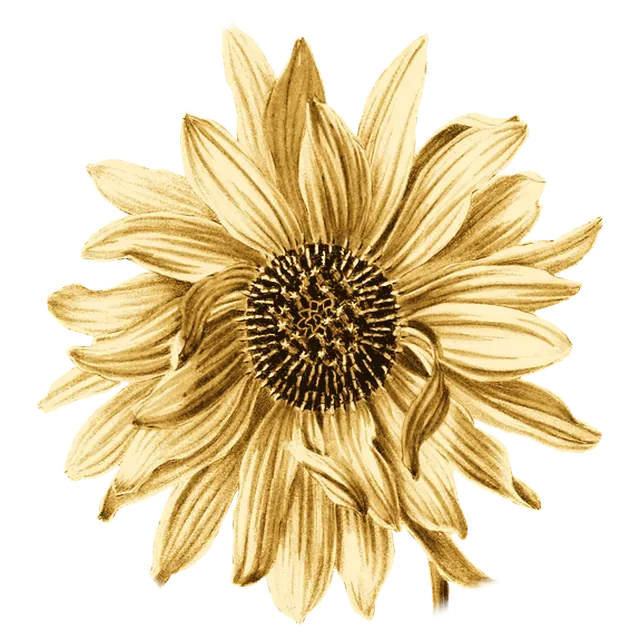
#> input picture intro-animation/assets/flowers-photos/gold/sunflower-hero-rich.webp, 640 x 640 px
$ python make_sunflower.py ../assets/flowers-photos/gold/sunflower-hero-rich.webp ../assets/flowers-photos/gold/sunflower-hero-rich.webp
#> lines starting #> are read from the running program, lines starting #| are printed output that depends on the picture; after the words box and inside, x2 and y2 are one past the last pixel; in counts of white or black regions, pixels touching at a corner belong together
### intro-animation/tools/goldmap.py
"""Gradient-map a transparent PNG to gold: the image's own light and shade become shades of gold,
transparency is kept. Several gold palettes give each flower a slightly different shade."""
import numpy as np
from PIL import Image

PALETTES = {   # dark -> light
    'rich':      ['#1E1205', '#6B4512', '#B47F2A', '#E2B95E', '#FFF0C4'],
    'champagne': ['#2E2111', '#86663A', '#C9A870', '#EBD5A2', '#FFF7E3'],
    'antique':   ['#170E05', '#553712', '#93682F', '#C49A58', '#EDD5A0'],
    'rose':      ['#22140B', '#6E4628', '#B58456', '#E0BC8E', '#FBEBD6'],
    'honey':     ['#221204', '#7A4A0E', '#C98A22', '#F0C15A', '#FFF1C8'],
}
def _hex(h): return np.array([int(h[i:i+2], 16) for i in (1, 3, 5)], dtype=np.float32)

def goldmap(im, palette='rich', contrast=1.0):
    im = im.convert('RGBA')
    a = np.asarray(im).astype(np.float32)
    rgb, alpha = a[..., :3], a[..., 3]
    lum = (rgb @ np.array([.2126, .7152, .0722], dtype=np.float32)) / 255
    m = alpha > 128
    if m.sum() > 50:                                # stretch each image's own tonal range
        lo, hi = np.percentile(lum[m], [2, 98])
        lum = np.clip((lum - lo) / max(hi - lo, 1e-3), 0, 1)
    lum = np.clip(.5 + (lum - .5) * contrast, 0, 1)
    stops = np.stack([_hex(c) for c in PALETTES[palette]])
    x = lum * (len(stops) - 1)
    i0 = np.clip(np.floor(x).astype(int), 0, len(stops) - 2)
    f = (x - i0)[..., None]
    out = stops[i0] * (1 - f) + stops[i0 + 1] * f
    res = np.dstack([out, alpha]).clip(0, 255).astype(np.uint8)
    return Image.fromarray(res, 'RGBA')

### intro-animation/tools/make_sunflower.py
"""Cut the head out of the sunflower photo, feather its edge into a soft circle and turn it gold.
This is the photo that turns in the centre before it dissolves into the logo's sunflower.

Usage:  python make_sunflower.py <sun-flower-1952014.png> <animation folder>
Writes  <animation folder>/assets/flowers-photos/gold/sunflower-hero-rich.webp  (640 x 640)
Source: Pixabay image 1952014 (Pixabay Content License, no credit required)."""
import os, sys
import numpy as np
from PIL import Image
sys.path.insert(0, os.path.dirname(os.path.abspath(__file__)))
from goldmap import goldmap

src, out_dir = sys.argv[1], sys.argv[2]
im = Image.open(src).convert('RGBA')
#> im is the input picture: PIL image 640x640 RGBA; mean R, G, B, A 126.6, 110.1, 73.3, 128.8
a = np.asarray(im)[..., 3] > 40
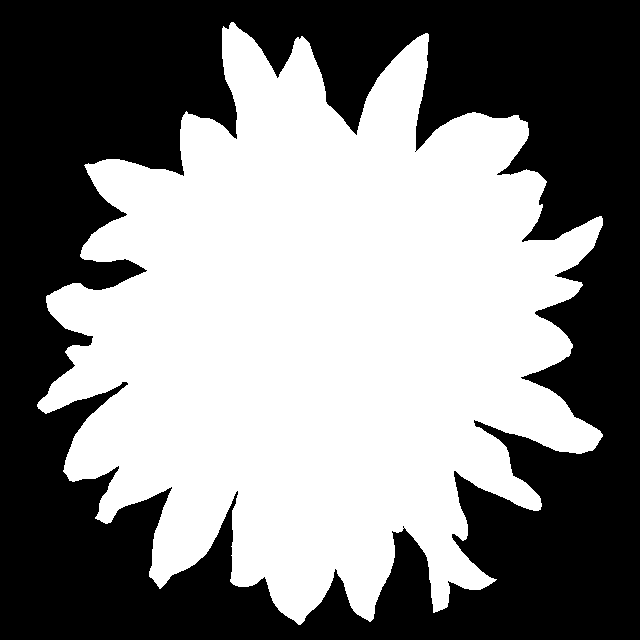
#> a: shape (640, 640) bool; 51% white; 1 black region, box (x1, y1, x2, y2) and area: (0, 0, 640, 640) 200627
cx, cy = 357, 365                                   # centre of the head in this photo (measured by eye)
ys, xs = np.nonzero(a[:700])
up = ys < cy                                        # radius from the upper petals only: the stem leaves from below
r = np.sqrt((xs[up] - cx) ** 2 + (ys[up] - cy) ** 2).max() + 6
#> r = 371.4
yy, xx = np.mgrid[:im.height, :im.width]
soft = np.clip((r - np.sqrt((xx - cx) ** 2 + (yy - cy) ** 2)) / 18, 0, 1)   # feather the circle edge over 18 px
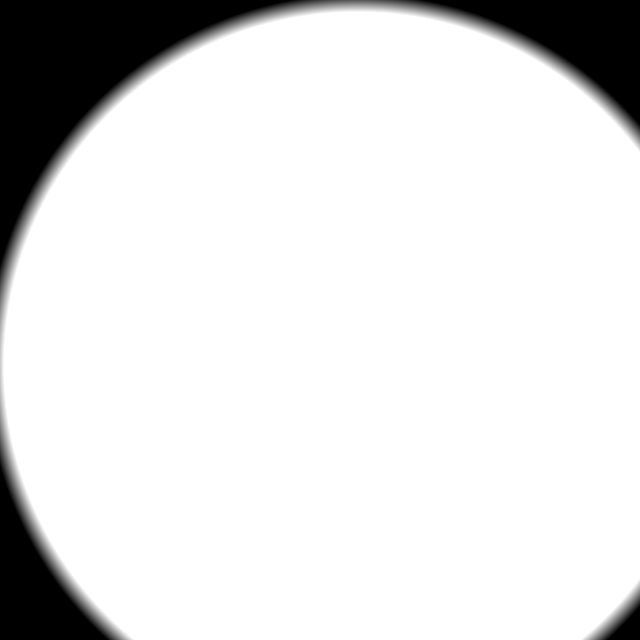
#> soft: shape (640, 640) float64; min 0, max 1, mean 0.876
arr = np.asarray(im).copy()
arr[..., 3] = (arr[..., 3] * soft).astype(np.uint8)
#> arr: shape (640, 640, 4); 0.06% of pixels changed, all inside (x1, y1, x2, y2) = (219, 20, 245, 40)
head = Image.fromarray(arr).crop((int(cx - r), int(cy - r), int(cx + r), int(cy + r)))
g = goldmap(head, 'rich', contrast=1.1).resize((640, 640), Image.LANCZOS)
#> in goldmap, `rgb, alpha = a[..., :3], a[..., 3]`:
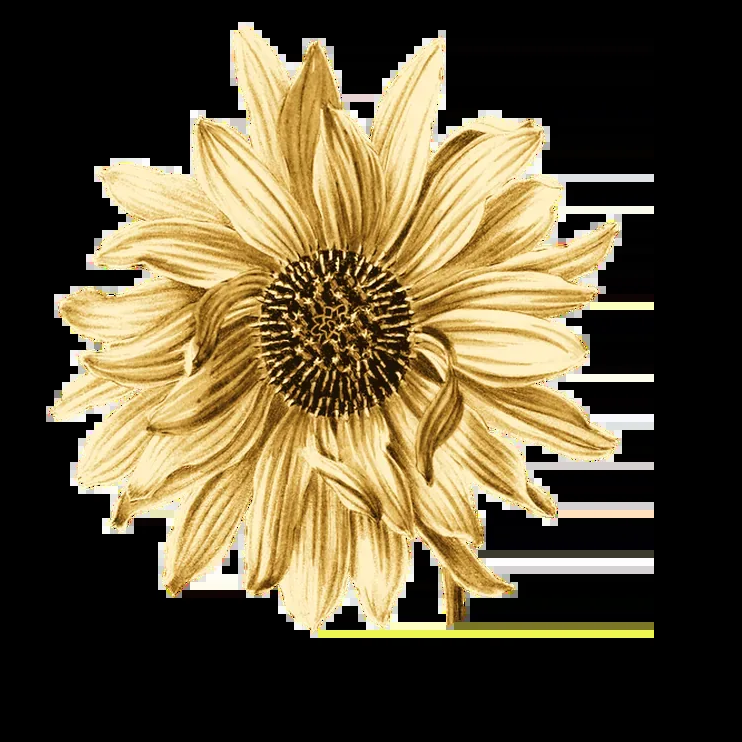
#> rgb: shape (742, 742, 3) float32; mean R, G, B 94.2, 81.9, 54.5
#> in goldmap, `lum = (rgb @ np.array([.2126, .7152, .0722], dtype=np.float32)) / 255`:
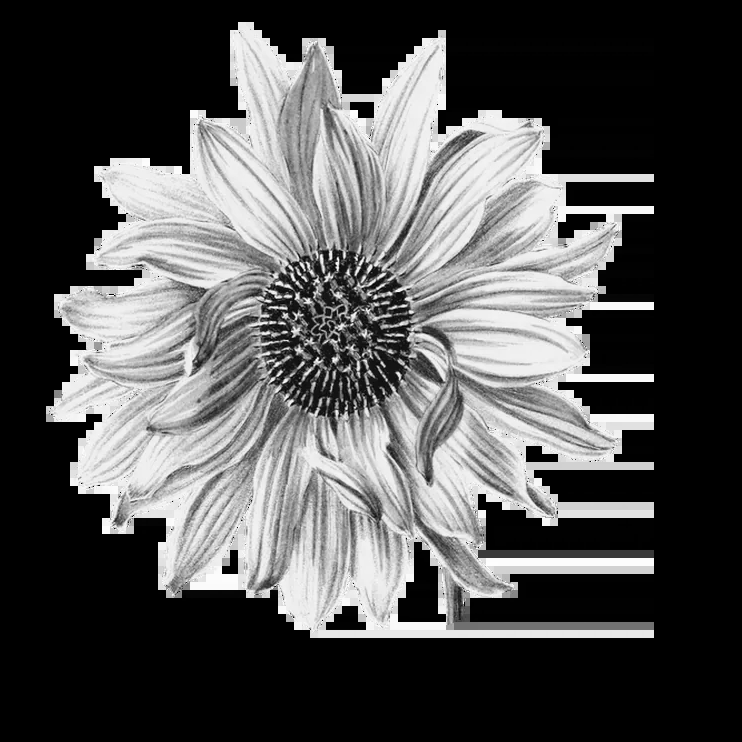
#> lum: shape (742, 742) float32; min 0, max 1, mean 0.324
#> in goldmap, `m = alpha > 128`: m: shape (742, 742) bool; 37.6% white; 1 white region, box (x1, y1, x2, y2) and area: (52, 34, 617, 631) 206767
#> in goldmap, `lo, hi = np.percentile(lum[m], [2, 98])`: lo = 0.0844; hi = 0.947
#> in goldmap, `i0 = np.clip(np.floor(x).astype(int), 0, len(stops) - 2)`:
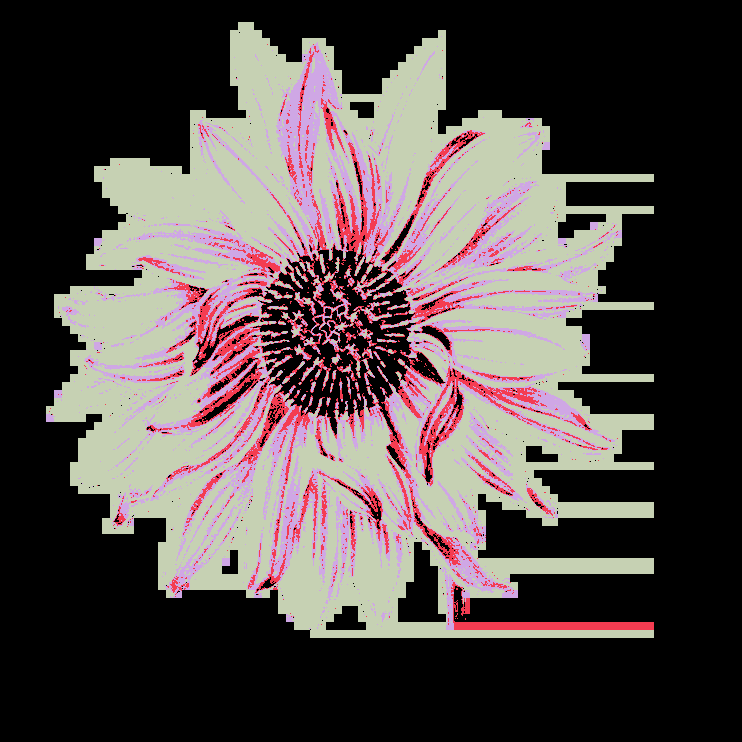
#> i0: shape (742, 742) int64; 4 distinct labels, from 0 to 3; one colour per label, 0 black
#> in goldmap, `out = stops[i0] * (1 - f) + stops[i0 + 1] * f`:
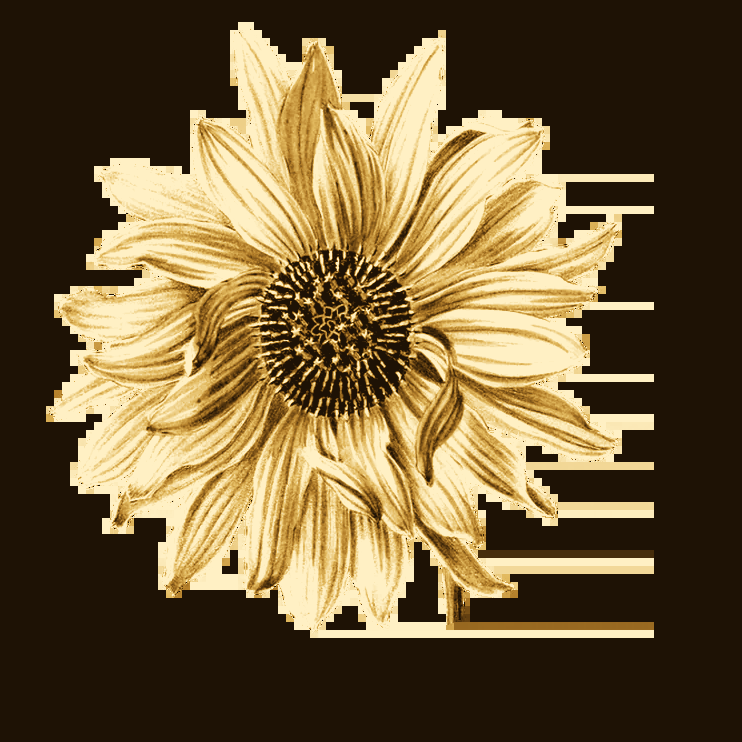
#> out: shape (742, 742, 3) float64; mean of channels 0, 1, 2 112.6, 92.7, 57.7; drawn as R, G, B
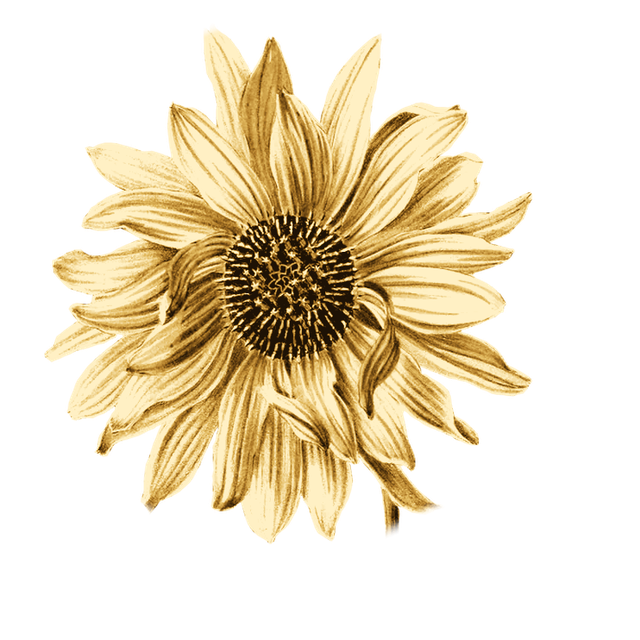
#> g: PIL image 640x640 RGBA; mean R, G, B, A 82.1, 70.2, 45.5, 95.8; transparent parts drawn white
out = os.path.join(out_dir, 'assets', 'flowers-photos', 'gold', 'sunflower-hero-rich.webp')
os.makedirs(os.path.dirname(out), exist_ok=True)
g.save(out, 'WEBP', quality=82, method=6)
print(out, os.path.getsize(out) // 1024, 'KB')

$ run again, with assets/flowers-photos/originals/sun-flower-1952014.png saved as intro-animation/assets/flowers-photos/gold/sunflower-hero-rich.webp
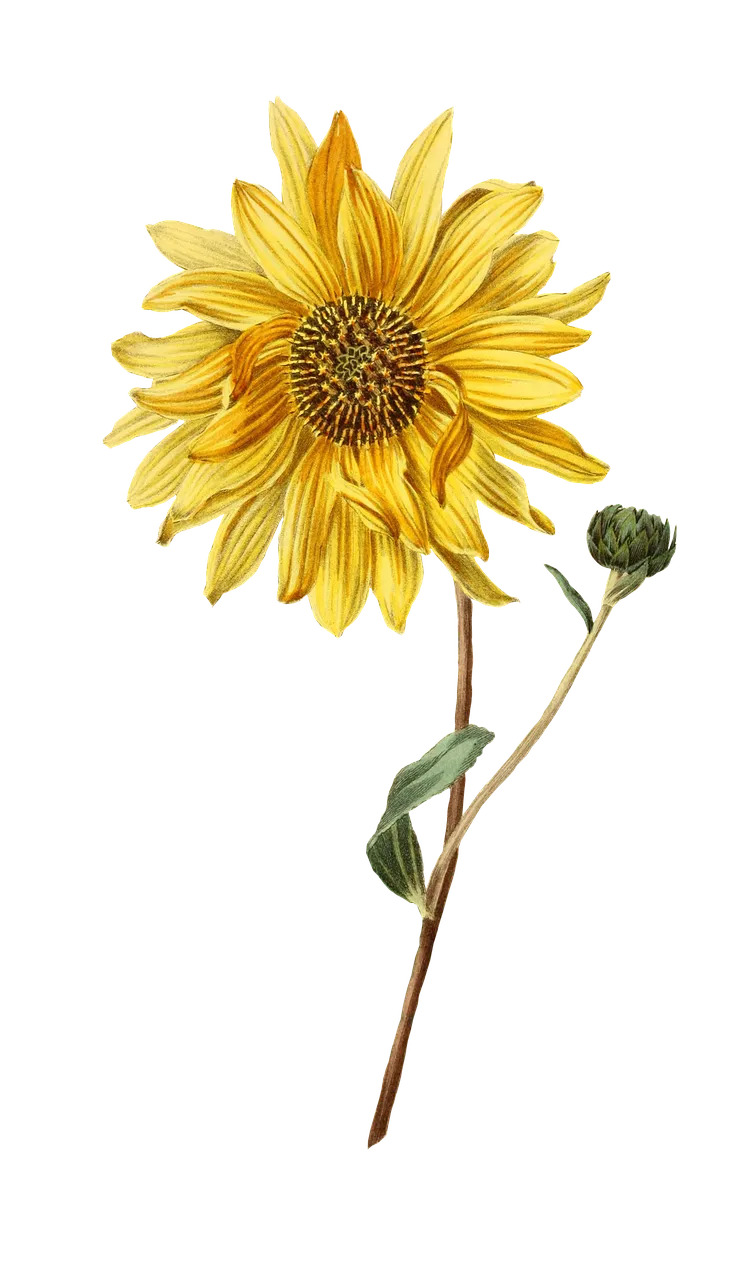
#> input picture assets/flowers-photos/originals/sun-flower-1952014.png, 743 x 1280 px
#> im is the input picture: PIL image 743x1280 RGBA; mean R, G, B, A 91.2, 78.6, 38.3, 51.6
#> `a = np.asarray(im)[..., 3] > 40`:
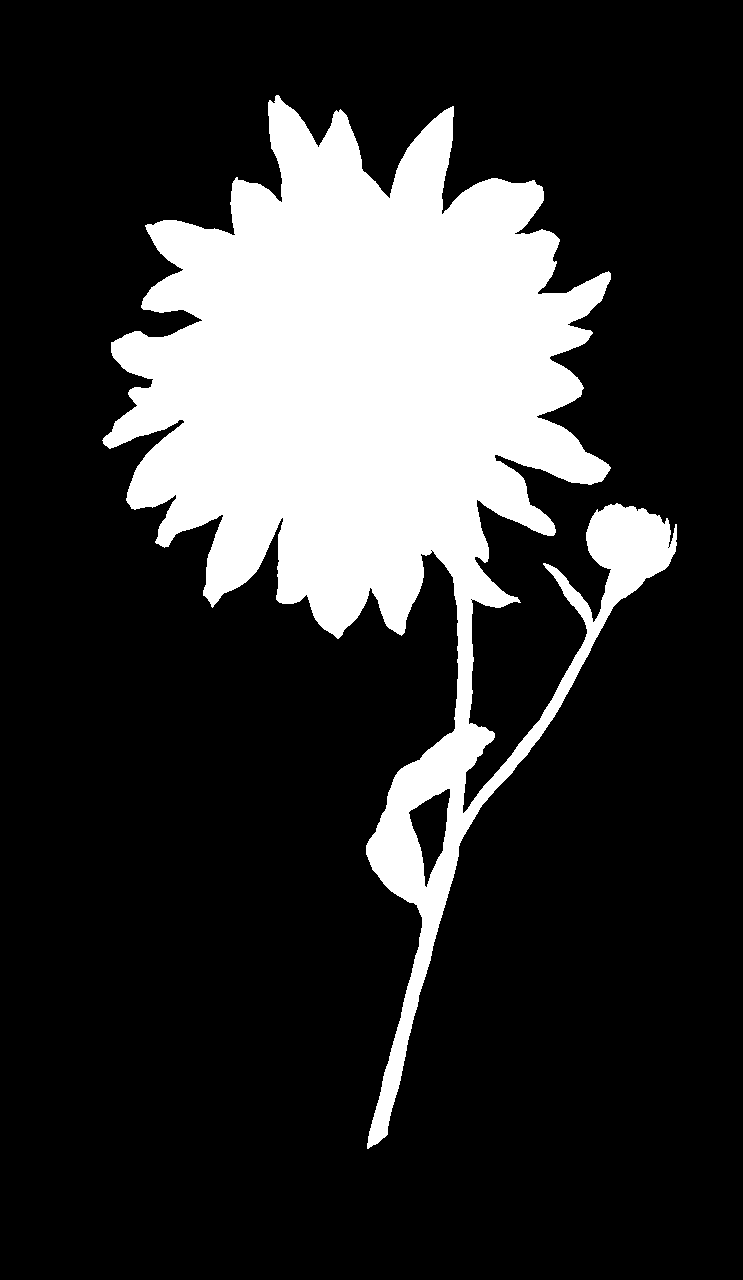
#> a: shape (1280, 743) bool; 20.5% white; 1 white region, box (x1, y1, x2, y2) and area: (102, 95, 677, 1149) 194545
#> r = 287.9
#> arr: shape (1280, 743, 4); 3.2% of pixels changed, all inside (x1, y1, x2, y2) = (152, 93, 679, 1152)
#> m: shape (575, 575) bool; 50.5% white; 1 black region, box (x1, y1, x2, y2) and area: (0, 0, 575, 575) 163557
#> lo = 0.178; hi = 0.897
#> i0: shape (575, 575) int64; 4 distinct labels, from 0 to 3
#> in goldmap, `res = np.dstack([out, alpha]).clip(0, 255).astype(np.uint8)`:
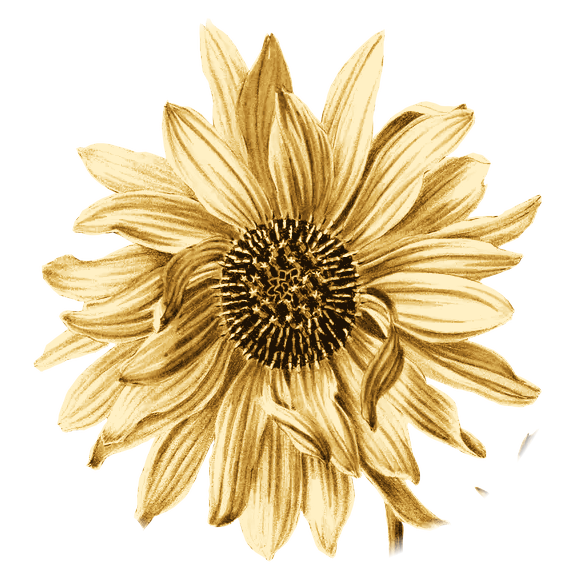
#> res: shape (575, 575, 4); mean of channels 0, 1, 2, 3 166.2, 140, 88.8, 128.9; transparent parts drawn white

$ run again, with intro-animation/assets/flowers-photos/gold/ai-generated-8472201-rich.webp copied over intro-animation/assets/flowers-photos/gold/sunflower-hero-rich.webp
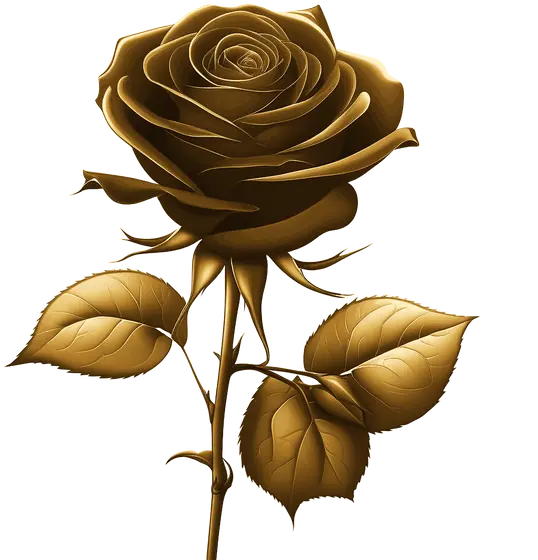
#> input picture intro-animation/assets/flowers-photos/gold/ai-generated-8472201-rich.webp, 538 x 560 px
#> im is the input picture: PIL image 538x560 RGBA; mean R, G, B, A 53.9, 41.4, 21.9, 93.1
#> `a = np.asarray(im)[..., 3] > 40`:
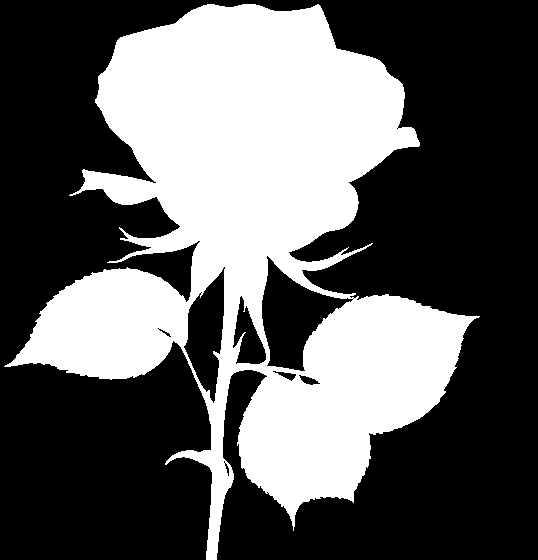
#> a: shape (560, 538) bool; 37.1% white; 1 white region, box (x1, y1, x2, y2) and area: (4, 4, 480, 560) 111888
#> r = 410.7
#> arr: shape (560, 538, 4); 0.16% of pixels changed, all inside (x1, y1, x2, y2) = (108, 2, 208, 62)
#> m: shape (820, 820) bool; 16.3% white; 1 white region, box (x1, y1, x2, y2) and area: (58, 49, 532, 605) 109861
#> lo = 0.0845; hi = 0.874
#> i0: shape (820, 820) int64; 4 distinct labels, from 0 to 3
#> `g = goldmap(head, 'rich', contrast=1.1).resize((640, 640), Image.LANCZ..`:
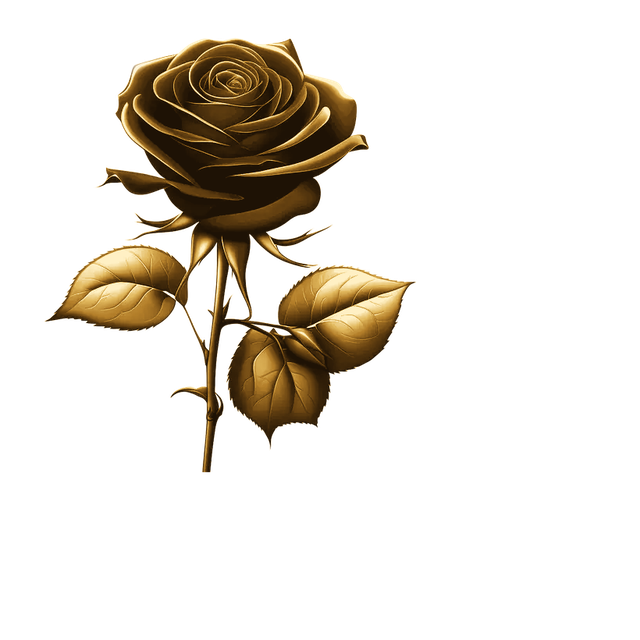
#> g: PIL image 640x640 RGBA; mean R, G, B, A 20.3, 15.1, 6.9, 41.7; transparent parts drawn white

$ run again, with intro-animation/assets/flowers-photos/gold/ai-generated-8855411-rich.webp copied over intro-animation/assets/flowers-photos/gold/sunflower-hero-rich.webp
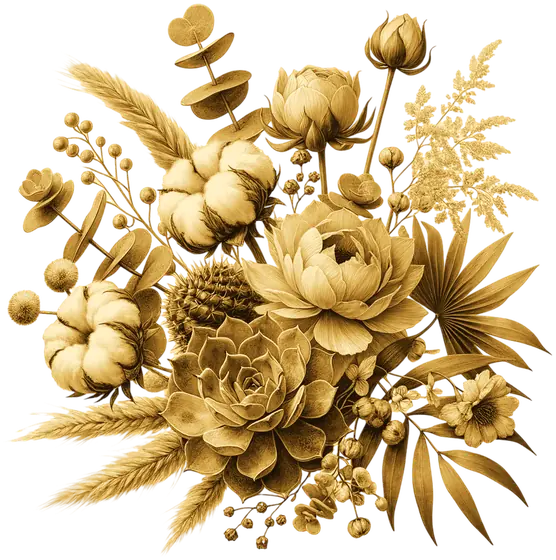
#> input picture intro-animation/assets/flowers-photos/gold/ai-generated-8855411-rich.webp, 556 x 560 px
#> im is the input picture: PIL image 556x560 RGBA; mean R, G, B, A 124, 99.2, 54.6, 131.3
#> r = 423.9
#> arr: shape (560, 556, 4); 0.13% of pixels changed, all inside (x1, y1, x2, y2) = (52, 51, 87, 87)
#> m: shape (846, 846) bool; 22.4% white; 14 white regions (7 under 20 px), largest, box (x1, y1, x2, y2) and area: (74, 62, 616, 607) 159368, (348, 237, 366, 265) 221, (290, 586, 304, 599) 136
#> lo = 0.101; hi = 0.931
#> i0: shape (846, 846) int64; 4 distinct labels, from 0 to 3
#> `g = goldmap(head, 'rich', contrast=1.1).resize((640, 640), Image.LANCZ..`:
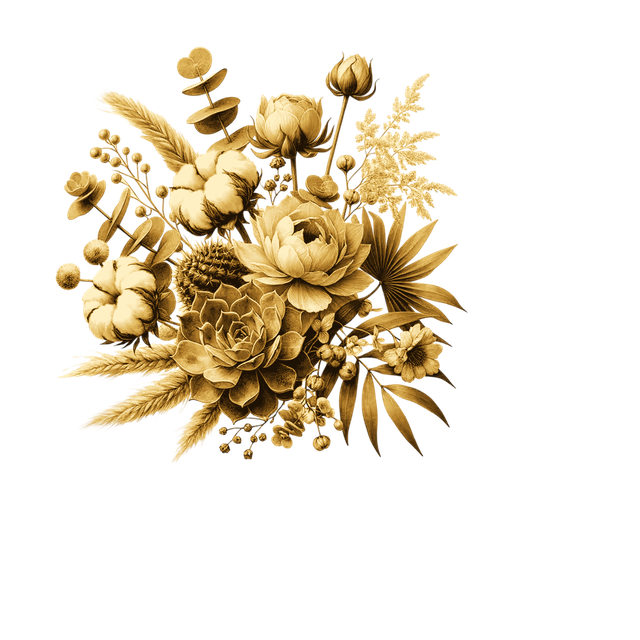
#> g: PIL image 640x640 RGBA; mean R, G, B, A 45.9, 36.4, 19.1, 57.1; transparent parts drawn white
